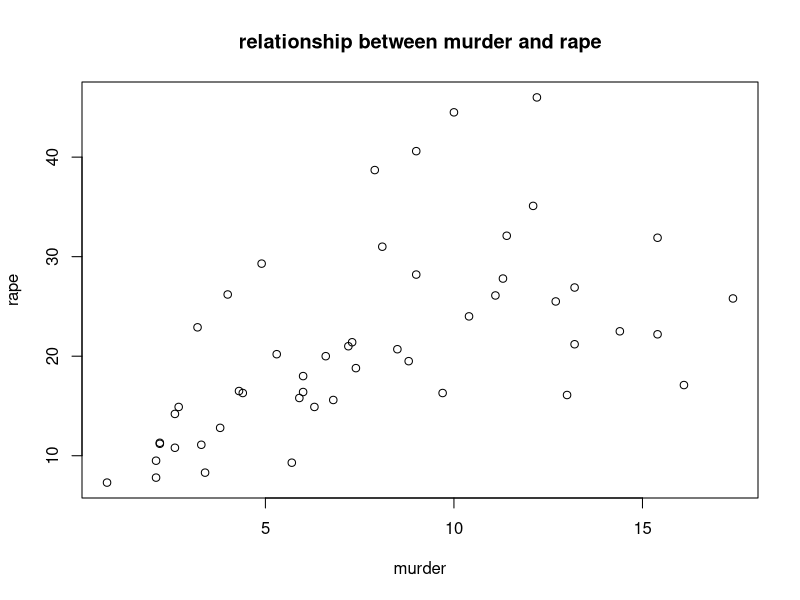
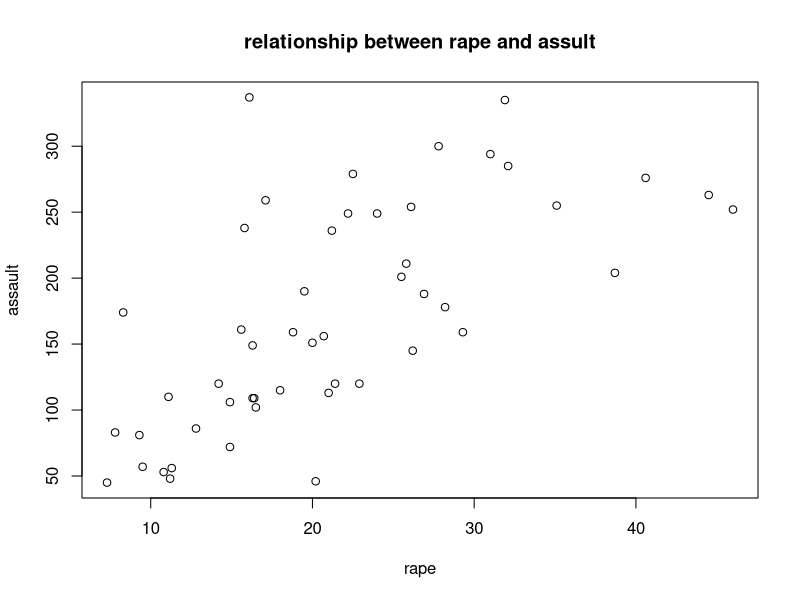
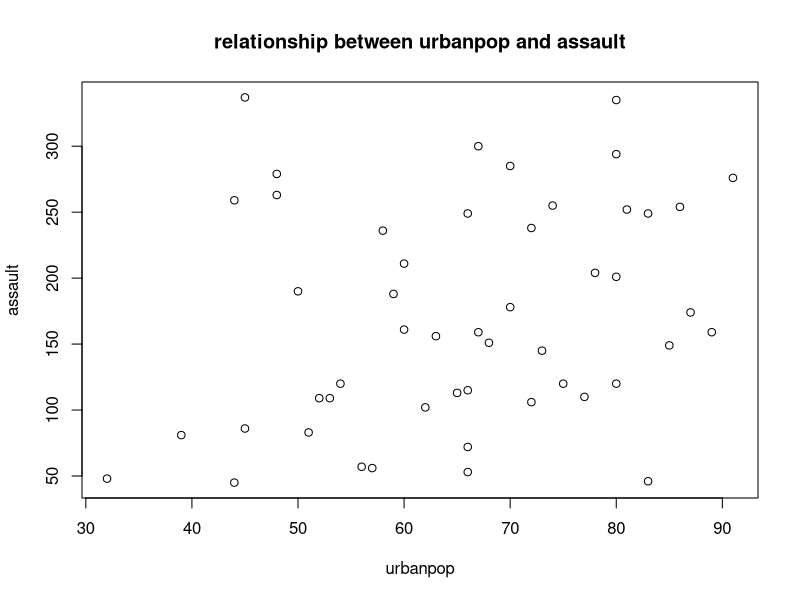
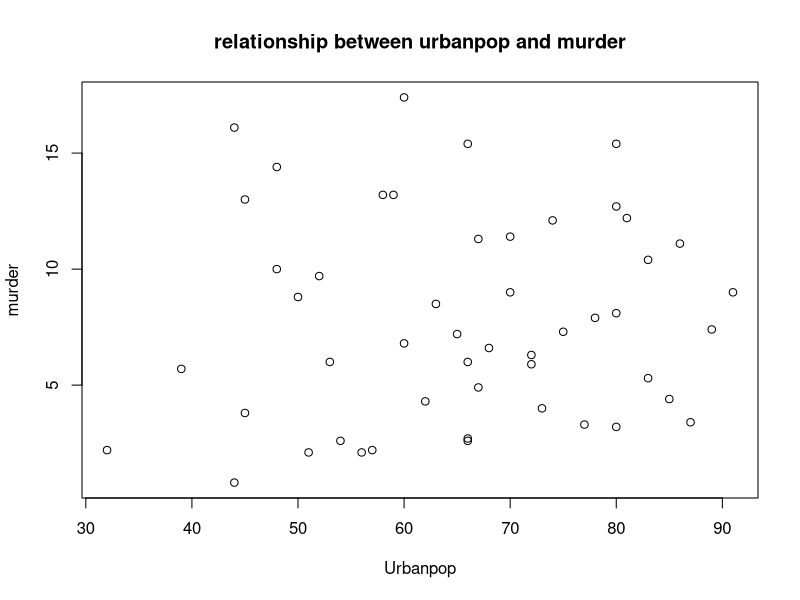

These charts were generated, in order, by the following R code:
#Load USArrests dataset
names(USArrests)
plot(USArrests$Murder,USArrests$Rape,xlab = 'murder',ylab = 'rape',main = 'relationship between murder and rape')

plot(USArrests$Rape,USArrests$Assault,xlab = 'rape',ylab = 'assault',main = 'relationship between rape and assult')
# the murder and rape are not closely correlated 

plot(USArrests$UrbanPop,USArrests$Assault,xlab = 'urbanpop',ylab = 'assault',main = 'relationship between urbanpop and assault')
# urbanpop and assault are positive correlated

plot(USArrests$UrbanPop,USArrests$Murder,xlab = 'Urbanpop',ylab = 'murder',main = 'relationship between urbanpop and murder')
#Urbanpop and murder are not correlated

#Show which States has most assault, murder and rape arrests
USArrests[order(USArrests$Murder),][1,]
USArrests[order(USArrests$Assault),][1,]
USArrests[order(USArrests$Rape),][1,]

#List States have assault arrests more than median of the country
subset(USArrests,USArrests$Assault>median(USArrests$Assault))

# List the States are in the bottom 25% of murder
subset(USArrests,USArrests$Murder >= fivenum(USArrests$Murder)[4])
